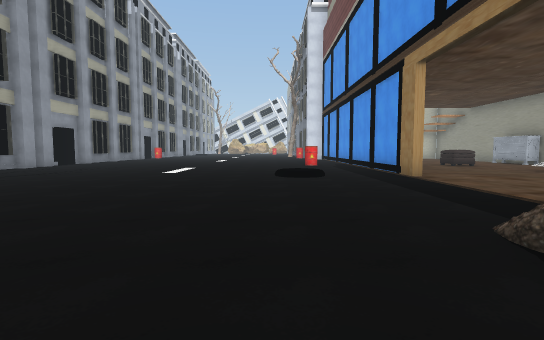
[1] (above)

23 first-person views from a walk through a 3-D level made in the Unity game engine. The camera is 1.3 m above the floor, tilts 4° down and sees 85° across. The floor is counted in squares, 2 m on a side. Each view is taken from the middle of a square. On the plan, view 1 faces up. The plan holds only what a view shows up to about 9 squares ahead; the rest is blank. The place goes on beyond the plan. The player character is not drawn. Some animated figures are left out. Some surface patterns are stand-ins.

[2]
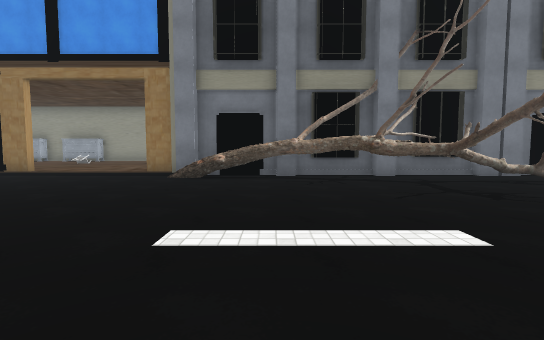

[3]
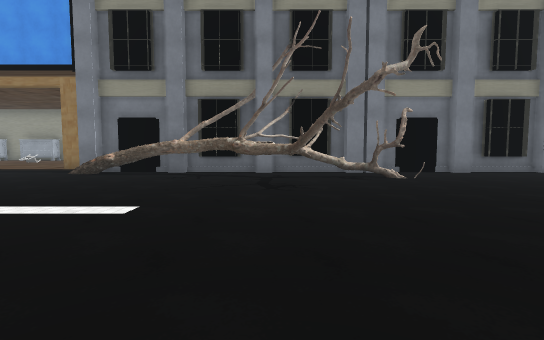

[4]
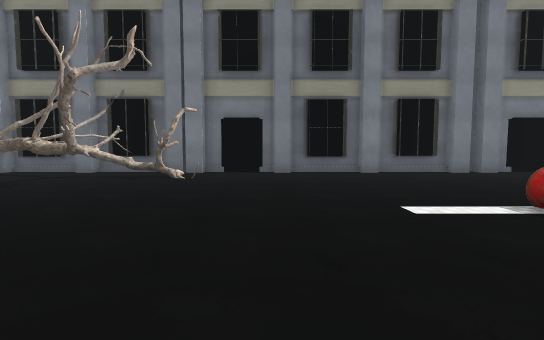

[5]
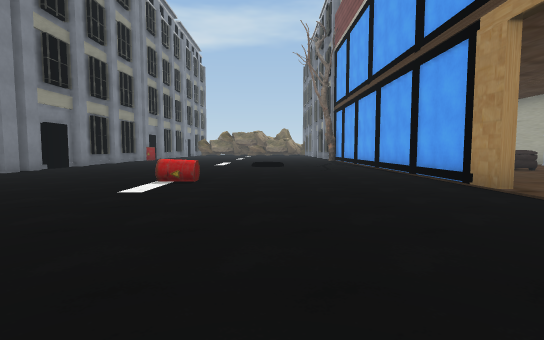

[6]
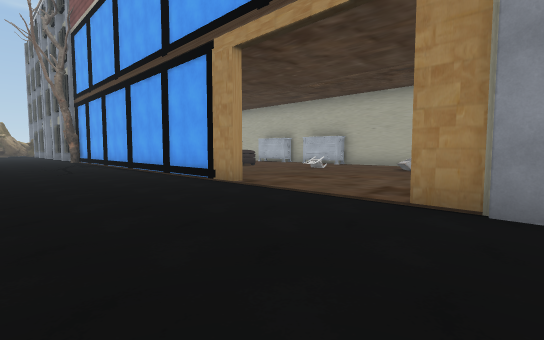

[7]
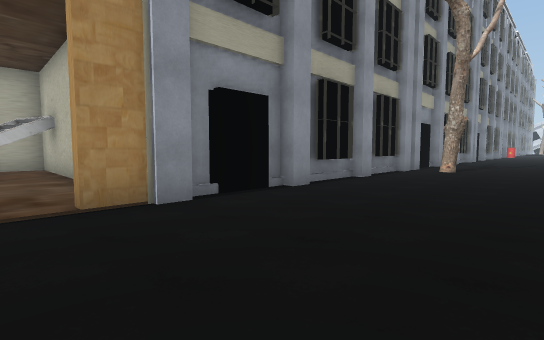

[8]
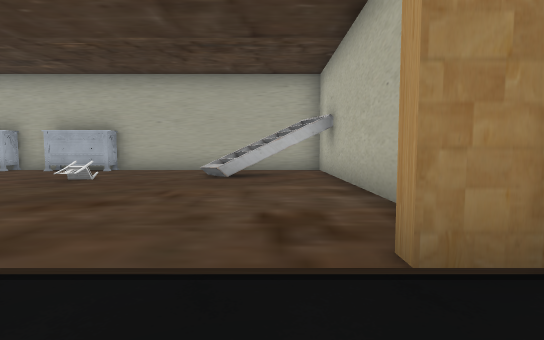

[9]
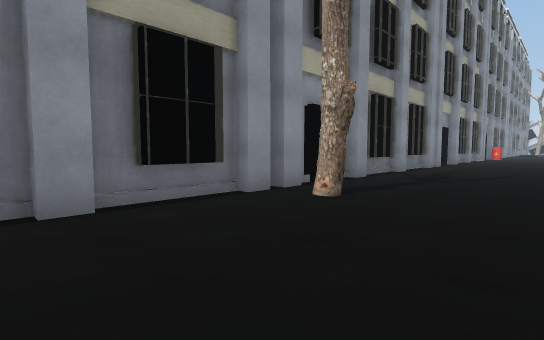

[10]
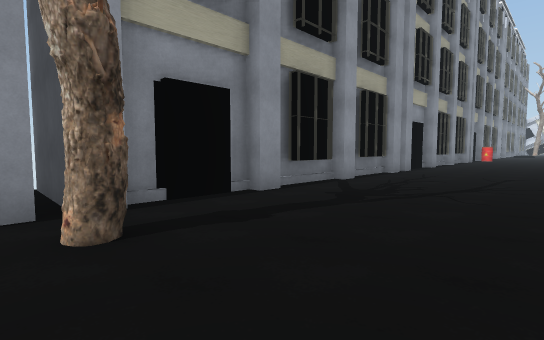

[11]
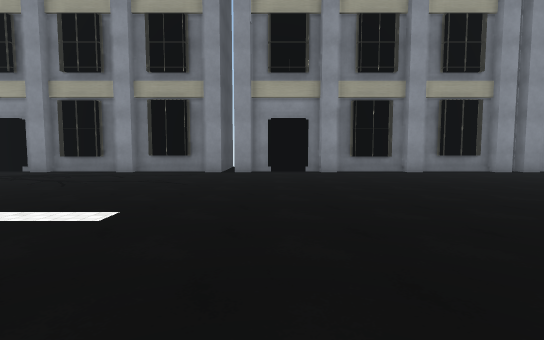

[12]
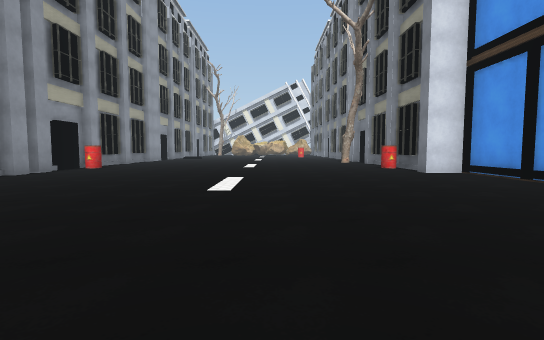

[13]
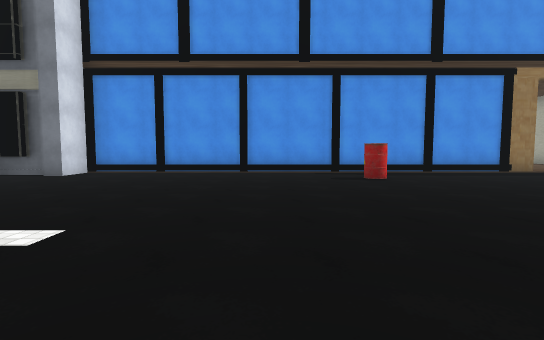

[14]
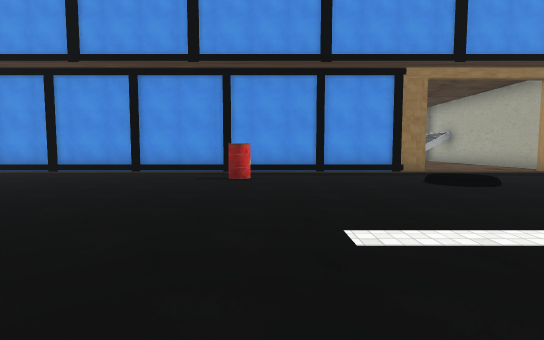

[15]
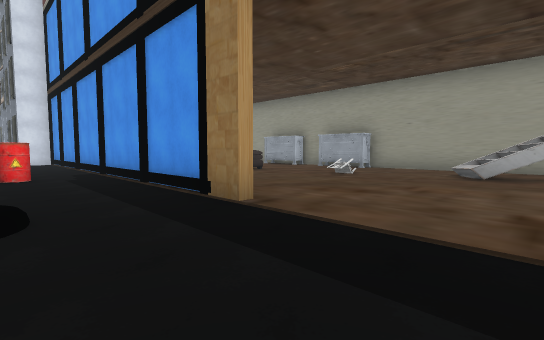

[16]
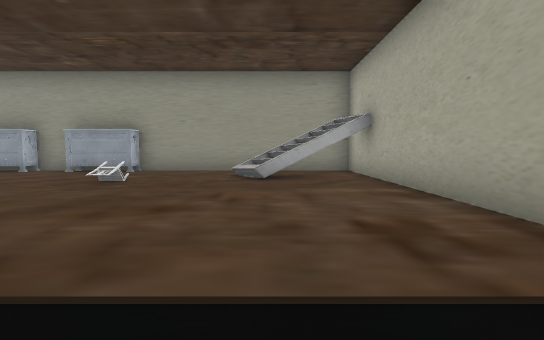

[17]
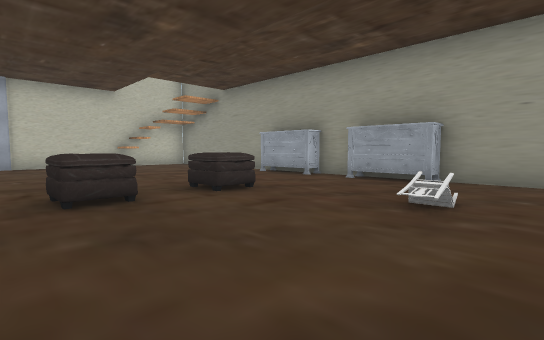

[18]
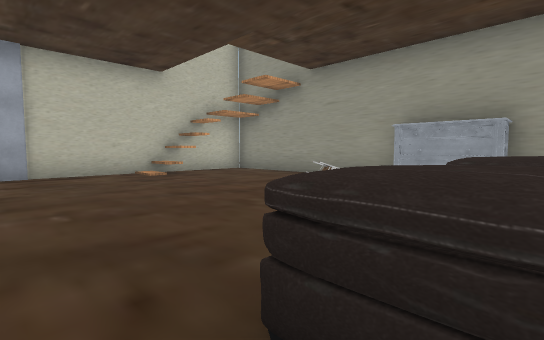

[19]
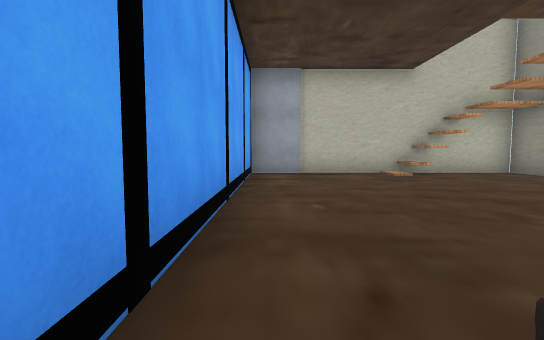

[20]
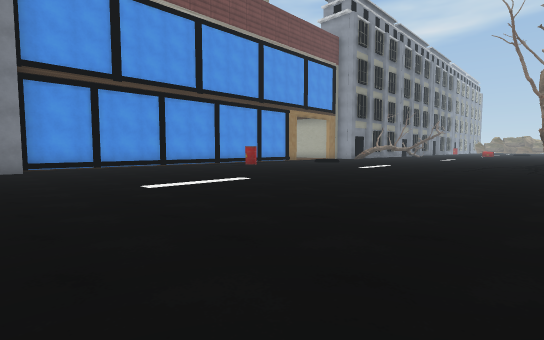

[21]
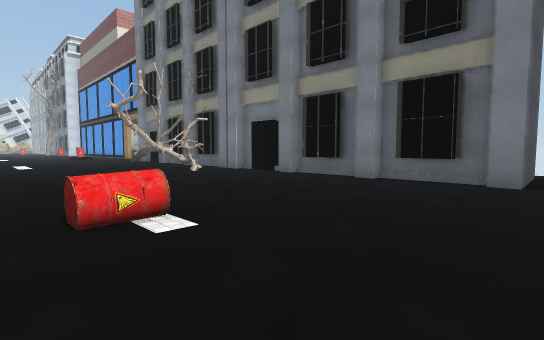

[22]
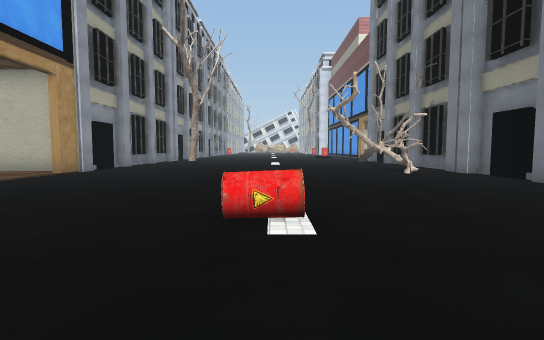

[23]
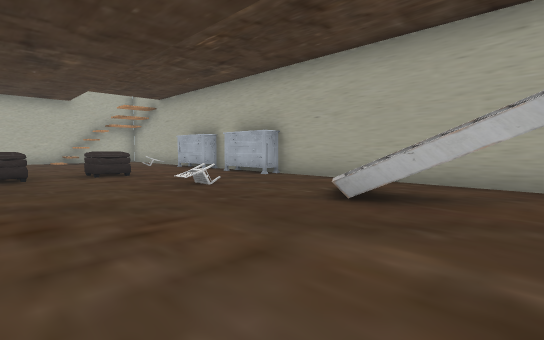

### Floor plan
Key: @ floor where view 1 was taken; # wall or solid block; . main floor; : floor 0.75 m higher than the main floor; + floor 1.5 m higher than the main floor; / step, stairs or slope; = window, fence, low wall or low ledge; ^ raised ledge; C chair; B building; A barrel; T tree; O other object.
Columns run from 16 left of view 1 to 11 right of it. Each row starts with its distance up from view 1.
 20        B...........B B######
 19        B...........##...#..#
 18        B...........#.......#
 17        B...........#.......#
 16        B...........#.......#
 15        B...........#..... O#
 14        B...........#.....  #
 13        B...........#......##
 12        B..........A#......##
 11        B...........#.^.^...#
 10        B...........#......##
  9        B...........#......##
  8        B........//.#....C..#
  7        B........//.#.......#
  6        B................./.#
  5        B................O/.#
  4        B.................+.#
  3      BBB.T.. ......####....#
  2        B.... .....^B  ######
  1        B..........^B
  0        B........@.#B
 -1        B..........#B
 -2        B.........#BB
 -3        B.........#BB
 -4        B.........^#B
 -5 ########.........=.B
 -6 #./....#...........B
 -7 #O/................B
 -8 #./................B
 -9 #..................B
-10 #......#...........B
-11 #..:...#.....A.....B
-12 #......#...........B
-13 #......#...........BBB
-14 #...^.^#...........BBB

Positions as (right, up) in squares from view 1, and headings:
1: (0, 0), facing up
2: (-5, 0), facing right
3: (-6, -3), facing right
4: (-6, -8), facing right
5: (-5, -5), facing down
6: (-5, -5), facing down-left
7: (-5, -7), facing up-left
8: (-7, -7), facing left
9: (-5, -1), facing up-left
10: (-5, 2), facing up-left
11: (0, 12), facing left
12: (-2, 11), facing up
13: (-5, 14), facing right
14: (-5, 11), facing right
15: (1, 4), facing up-right
16: (2, 5), facing right
17: (4, 7), facing up-right
18: (4, 11), facing up-right
19: (4, 11), facing up
20: (-8, 20), facing down-right
21: (-4, -14), facing up-right
22: (-3, -14), facing up
23: (-10, -6), facing down-left
